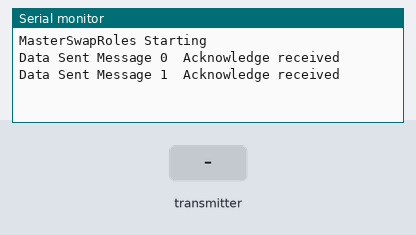
Recording of a sketch running on a simulated Arduino Uno, built with avr-gcc and run on an emulated ATmega328P. Parts: the last lines printed to the serial monitor. The test bench sets the inputs (shaded band). No radio packets arrive unless stated.

Above: at 1.2 s.
1.3 s: the transmitter starts sending dataReceived.0 = 0
At 1.37 s:
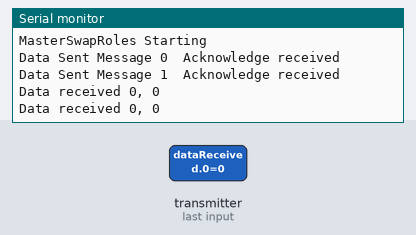
3.2 s: the transmitter starts sending dataReceived.1 = 256
At 3.27 s:
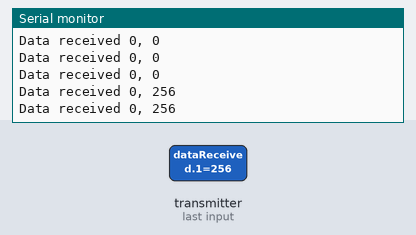
4.7 s: the transmitter starts sending dataReceived.0 = 256
At 4.77 s:
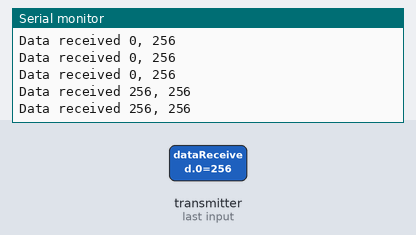
6.2 s: the transmitter starts sending dataReceived.1 = 0
At 6.27 s:
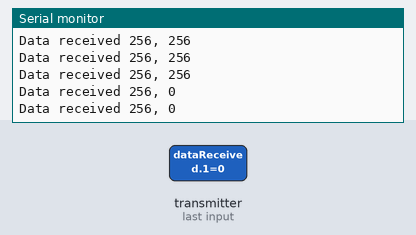
Timing chart, 0 to 9.2 s (numbered marks = the images above; inputs shaded):
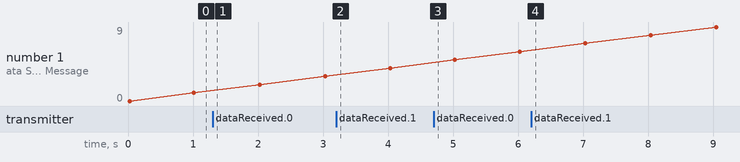

Measured:
- after the input at 1.3 s, the serial monitor: prints a new line at once (image 1)
- after the input at 3.2 s, the serial monitor: prints a new line at once (image 2)
- after the input at 4.7 s, the serial monitor: prints a new line at once (image 3)
- after the input at 6.2 s, the serial monitor: prints a new line at once (image 4)

The sketch:

rf-com-master.ino
```cpp
// MasterSwapRoles

#include <SPI.h>
#include <nRF24L01.h>
#include <RF24.h>


#define CE_PIN   7
#define CSN_PIN 8

const byte slaveAddress[5] = {'R','x','A','A','A'};
const byte masterAddress[5] = {'T','X','a','a','a'};


RF24 radio(CE_PIN, CSN_PIN); // Create a Radio

char dataToSend[10] = "Message 0";
char txNum = '0';
int dataReceived[2]; // to hold the data from the slave - must match replyData[] in the slave
bool newData = false;

unsigned long currentMillis;
unsigned long prevMillis;
unsigned long txIntervalMillis = 1000; // send once per second

//============

void setup() {

    Serial.begin(9600);

    Serial.println("MasterSwapRoles Starting");

    radio.begin();
    radio.setDataRate( RF24_250KBPS );

    radio.openWritingPipe(slaveAddress);
    radio.openReadingPipe(1, masterAddress);

    radio.setRetries(3,5); // delay, count
    send(); // to get things started
    prevMillis = millis(); // set clock
}

//=============

void loop() {
    currentMillis = millis();
    if (currentMillis - prevMillis >= txIntervalMillis) {
        send();
        prevMillis = millis();
    }
    getData();
    showData();
}

//====================

void send() {

        radio.stopListening();
            bool rslt;
            rslt = radio.write( &dataToSend, sizeof(dataToSend) );
        radio.startListening();
        Serial.print("Data Sent ");
        Serial.print(dataToSend);
        if (rslt) {
            Serial.println("  Acknowledge received");
            updateMessage();
        }
        else {
            Serial.println("  Tx failed");
        }
}

//================

void getData() {

    if ( radio.available() ) {
        radio.read( &dataReceived, sizeof(dataReceived) );
        newData = true;
    }
}

//================

void showData() {
    if (newData == true) {
        Serial.print("Data received ");
        Serial.print(dataReceived[0]);
        Serial.print(", ");
        Serial.println(dataReceived[1]);
        Serial.println();
        newData = false;
    }
}

//================

void updateMessage() {
        // so you can see that new data is being sent
    txNum += 1;
    if (txNum > '9') {
        txNum = '0';
    }
    dataToSend[8] = txNum;
}
```
